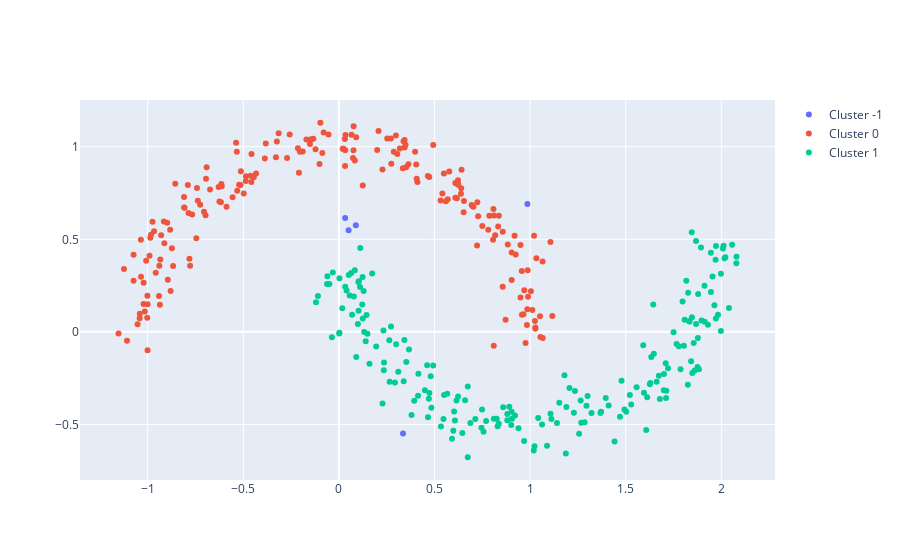

The notebook cell this image was saved under:
### Markdown cell above
## Distances 🏃♀️🏃♀️

You can also play around in the `metric` parameter. With this dataset, you won't see much of a difference but you can still try different values when dealing with other types of datasets.

### Code cell
# Instanciate DBSCAN with manhattan distance
db = DBSCAN(eps=0.2, min_samples=10, metric="manhattan", algorithm="brute")

# Fit on data
## No need to normalize data, it already is!
db.fit(X)

# Visualize with plotly

## Import go to build our own figure
import plotly.graph_objects as go

fig = go.Figure()

# Loop through each label for our cluster
for i in np.unique(db.labels_):
    label = X[db.labels_ == i]
    fig.add_trace(go.Scatter(x=label[:, 0], y=label[:, 1], mode="markers", name="Cluster {}".format(i)))

fig.show()

### Figure 1 — Plotly figure (JSON) as saved in the notebook; plotly's stock layout.template omitted (floating-point values rounded to 4 significant figures; data arrays with more than 128 entries replaced by an {"elided": "..."} marker saying what was removed)
{"data": [{"mode": "markers", "name": "Cluster -1", "type": "scatter", "x": [0.08879, 0.05089, 0.3355, 0.9861, 0.033], "y": [0.5755, 0.5494, -0.5494, 0.6903, 0.615]}, {"mode": "markers", "name": "Cluster 0", "type": "scatter", "x": {"elided": "199 float values"}, "y": {"elided": "199 float values"}}, {"mode": "markers", "name": "Cluster 1", "type": "scatter", "x": {"elided": "196 float values"}, "y": {"elided": "196 float values"}}], "layout": {}}
